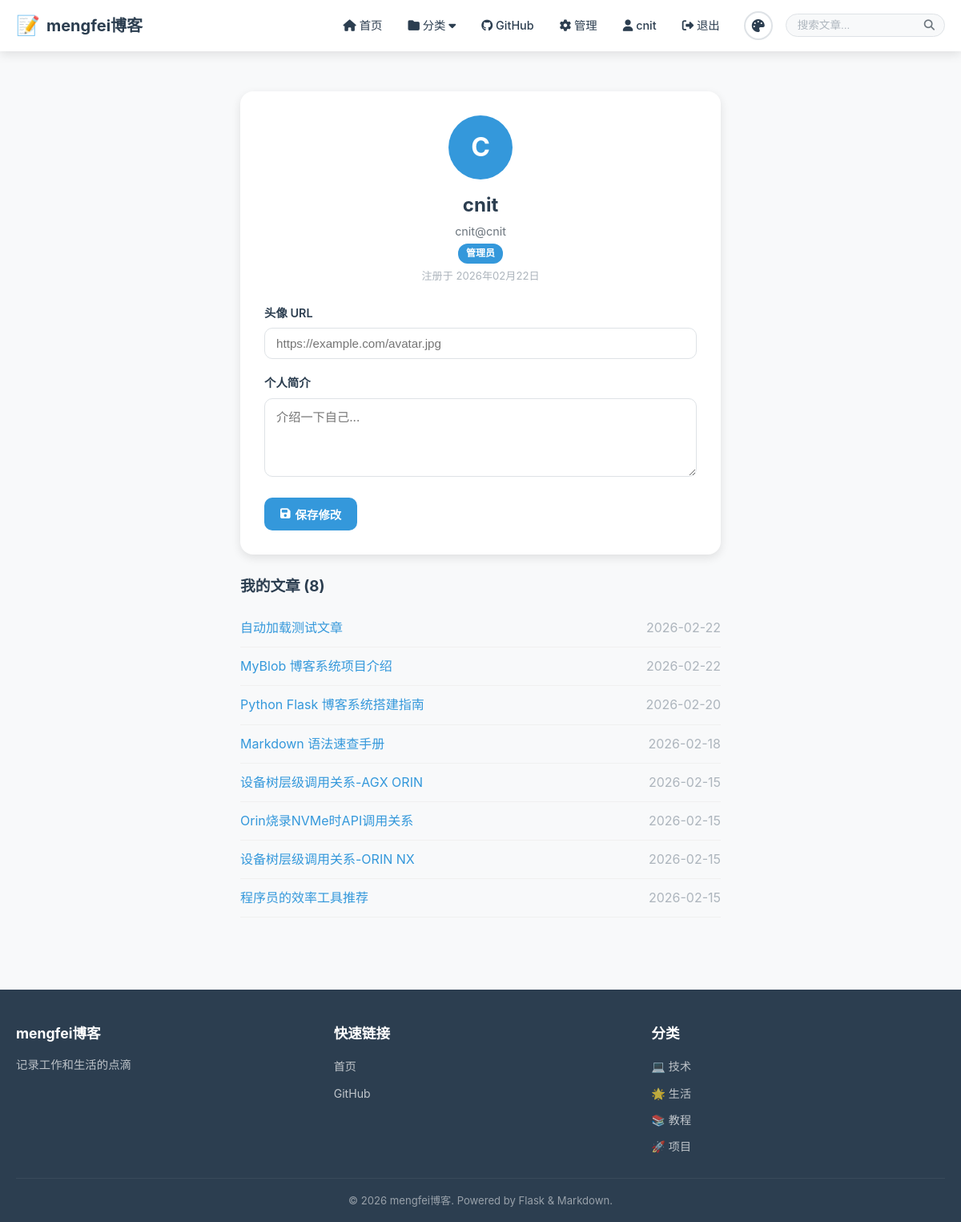
The page /profile (signed in) on the database as committed earlier.
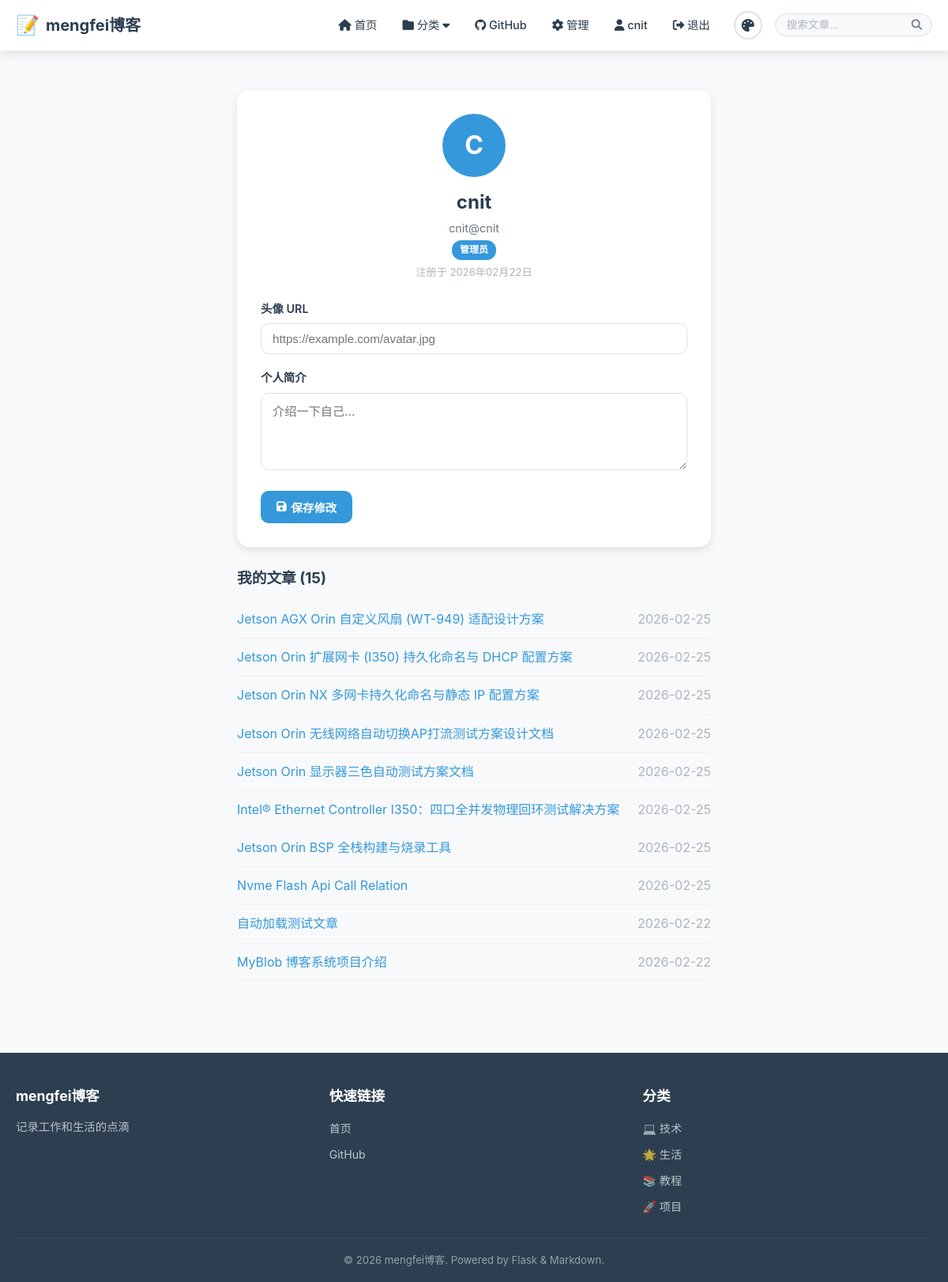
The same page on the database as committed later.
### models/__init__.py (models this page shows, shortened)
class Post(db.Model):
    __tablename__ = 'posts'
    id = db.Column(db.Integer, primary_key=True)
    title = db.Column(db.String(200), nullable=False)
    slug = db.Column(db.String(200), unique=True, nullable=False)
    content = db.Column(db.Text, nullable=False)
    summary = db.Column(db.Text, default='')
    cover_image = db.Column(db.String(256), default='')
    is_published = db.Column(db.Boolean, default=True)
    is_from_file = db.Column(db.Boolean, default=False)
    file_path = db.Column(db.String(500), default='')
    view_count = db.Column(db.Integer, default=0)
    created_at = db.Column(db.DateTime, default=datetime.utcnow, index=True)
    updated_at = db.Column(db.DateTime, default=datetime.utcnow, onupdate=datetime.utcnow)
    author_id = db.Column(db.Integer, db.ForeignKey('users.id'))
    categories = db.relationship('Category', secondary=post_categories,
                                  backref=db.backref('posts', lazy='dynamic'))

class Category(db.Model):
    __tablename__ = 'categories'
    id = db.Column(db.Integer, primary_key=True)
    name = db.Column(db.String(50), unique=True, nullable=False)
    slug = db.Column(db.String(50), unique=True, nullable=False)
    description = db.Column(db.Text, default='')
    color = db.Column(db.String(7), default='#3498db')
    icon = db.Column(db.String(50), default='📁')
    order = db.Column(db.Integer, default=0)
    created_at = db.Column(db.DateTime, default=datetime.utcnow)

### app.py (the view, shortened to what this page needs)
    @app.route('/profile', methods=['GET', 'POST'])
    @login_required
    def profile():
        return render_template('profile.html')

### templates/profile.html (shortened to what this page needs)
{% extends "base.html" %}
{% block content %}
<div class="container">
    <div class="profile-container">
        <div class="profile-card">
            <div class="profile-header">
                <div class="profile-avatar">
                    {% if current_user.avatar %}
                    <img src="{{ current_user.avatar }}" alt="{{ current_user.username }}">
                    {% else %}
                    <div class="avatar-placeholder">
                        {{ current_user.username[0]|upper }}
                    </div>
                    {% endif %}
                </div>
                <h2>{{ current_user.username }}</h2>
                <p class="profile-email">{{ current_user.email }}</p>
                {% if current_user.is_admin %}
                <span class="badge badge-primary">管理员</span>
                {% endif %}
                <p class="profile-date">注册于 {{ current_user.created_at.strftime('%Y年%m月%d日') }}</p>
            </div>
            <form method="POST" class="profile-form">
                <div class="form-group">
                    <label for="avatar">头像 URL</label>
                    <input type="url" id="avatar" name="avatar" class="form-control"
                           value="{{ current_user.avatar }}" placeholder="https://example.com/avatar.jpg">
                </div>
                <div class="form-group">
                    <label for="bio">个人简介</label>
                    <textarea id="bio" name="bio" class="form-control" rows="4"
                              placeholder="介绍一下自己...">{{ current_user.bio }}</textarea>
                </div>
                <button type="submit" class="btn btn-primary">
                    <i class="fas fa-save"></i> 保存修改
                </button>
            </form>
        </div>
        {% if current_user.is_admin %}
        <div class="profile-section">
            <h3>我的文章 ({{ current_user.posts.count() }})</h3>
            <div class="profile-posts">
                {% for post in current_user.posts.order_by(None).limit(10).all() %}
                <div class="profile-post-item">
                    <a href="{{ url_for('view_post', slug=post.slug) }}">{{ post.title }}</a>
                    <span class="text-muted">{{ post.created_at.strftime('%Y-%m-%d') }}</span>
                </div>
                {% endfor %}
            </div>
        </div>
        {% endif %}
    </div>
</div>
{% endblock %}

### templates/base.html (shortened to what the changed rows need)
<!DOCTYPE html>
<html lang="zh-CN" data-theme="{{ current_theme }}">
<head>
    <link rel="stylesheet" href="{{ url_for('static', filename='css/style.css') }}">
    <link rel="stylesheet" href="{{ url_for('static', filename='css/markdown.css') }}">
    <link rel="stylesheet" href="https://cdnjs.cloudflare.com/ajax/libs/font-awesome/6.5.0/css/all.min.css">
</head>
<body>
    <main class="main-content">
        {% block content %}{% endblock %}
    </main>
    <footer class="footer">
        <div class="container">
            <div class="footer-content">
                <div class="footer-section">
                    <ul>
                        {% for cat in all_categories[:5] %}
                        <li><a href="{{ url_for('view_category', slug=cat.slug) }}">{{ cat.icon }} {{ cat.name }}</a></li>
                        {% endfor %}
                    </ul>
                </div>
            </div>
        </div>
    </footer>
</body>
</html>

Rows that differ between the two databases and show on the page:
removed Post: title "Python Flask 博客系统搭建指南", created_at "2026-02-20"
removed Post: title "Markdown 语法速查手册", created_at "2026-02-18"
removed Post: title "设备树层级调用关系-AGX ORIN", created_at "2026-02-15"
removed Post: title "Orin烧录NVMe时API调用关系", created_at "2026-02-15"
removed Post: title "设备树层级调用关系-ORIN NX", created_at "2026-02-15"
removed Post: title "程序员的效率工具推荐", created_at "2026-02-15"
added Post: title "Jetson AGX Orin 自定义风扇 (WT-949) 适配设计方案", created_at "2026-02-25"
added Post: title "Jetson Orin 扩展网卡 (I350) 持久化命名与 DHCP 配置方案", created_at "2026-02-25"
added Post: title "Jetson Orin NX 多网卡持久化命名与静态 IP 配置方案", created_at "2026-02-25"
added Post: title "Jetson Orin 无线网络自动切换AP打流测试方案设计文档", created_at "2026-02-25"
added Post: title "Jetson Orin 显示器三色自动测试方案文档", created_at "2026-02-25"
added Post: title "Intel® Ethernet Controller I350：四口全并发物理回环测试解决方案", created_at "2026-02-25"
added Post: title "Jetson Orin BSP 全栈构建与烧录工具", created_at "2026-02-25"
added Post: title "Nvme Flash Api Call Relation", created_at "2026-02-25"
Other text that changed with them:
{{ current_user.posts.count() }}: "8" → "15"
